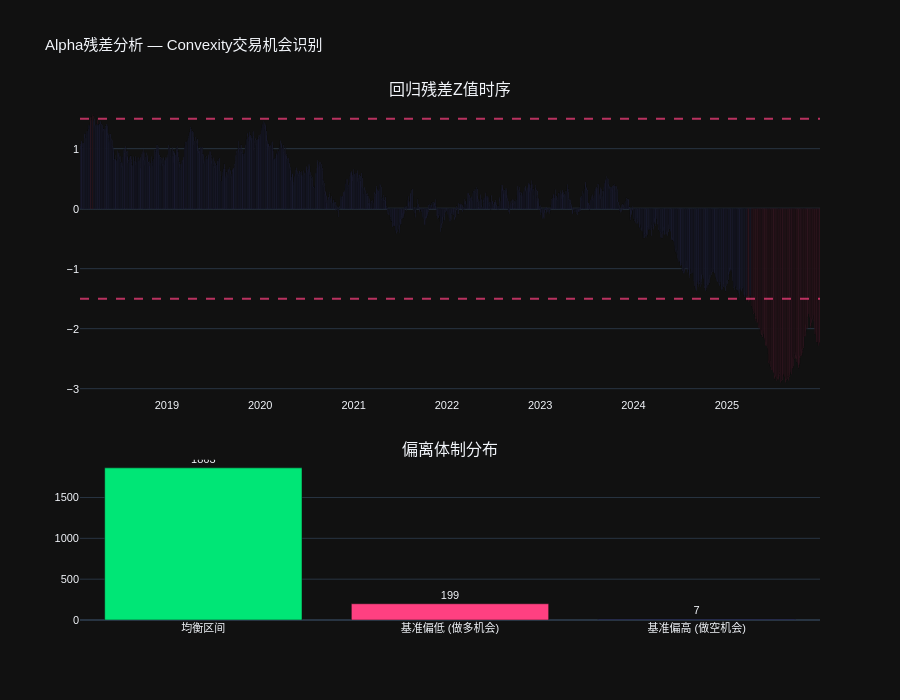

This figure's notebook cell:
### Code cell
# ============================================================================
# 3.4 残差分析与偏离体制识别 (Convexity交易信号)
# ============================================================================
divergence_regimes = validator.identify_divergence_regimes("IRS_1Y", zscore_threshold=1.5)

fig_resid = make_subplots(
    rows=2, cols=1,
    subplot_titles=("回归残差Z值时序", "偏离体制分布"),
    row_heights=[0.65, 0.35],
    vertical_spacing=0.12,
)

# 残差Z值
zvals = divergence_regimes["残差Z值"]
colors_z = ["#FF4081" if abs(z) > 1.5 else "#636EFA" for z in zvals]

fig_resid.add_trace(go.Bar(
    x=zvals.index, y=zvals.values,
    marker_color=colors_z,
    name="残差Z值",
    hovertemplate="%{x|%Y-%m-%d}<br>Z = %{y:.2f}<extra></extra>",
), row=1, col=1)

fig_resid.add_hline(y=1.5, line_dash="dash", line_color="#FF4081",
                     opacity=0.7, row=1, col=1)
fig_resid.add_hline(y=-1.5, line_dash="dash", line_color="#FF4081",
                     opacity=0.7, row=1, col=1)

# 偏离方向统计
regime_dist = divergence_regimes["偏离方向"].value_counts()
fig_resid.add_trace(go.Bar(
    x=regime_dist.index, y=regime_dist.values,
    marker_color=["#00E676", "#FF4081", "#636EFA"],
    text=regime_dist.values,
    textposition="outside",
    name="频次",
), row=2, col=1)

fig_resid.update_layout(
    title="Alpha残差分析 — Convexity交易机会识别",
    height=700,
    template=PLOTLY_TEMPLATE,
    showlegend=False,
    font=dict(family="SimHei, Arial", size=11),
)
fig_resid.show()

# 最近信号
recent_signals = divergence_regimes[
    divergence_regimes["偏离方向"] != "均衡区间"
].tail(10)
if len(recent_signals) > 0:
    print("\n最近10个偏离信号:")
    print(recent_signals.to_string())
else:
    print("\n当前无显著偏离信号")

### Figure 1 — Plotly figure (JSON) as saved in the notebook; plotly's stock layout.template omitted (floating-point values rounded to 4 significant figures; data arrays with more than 128 entries replaced by an {"elided": "..."} marker saying what was removed)
{"data": [{"hovertemplate": "%{x|%Y-%m-%d}<br>Z = %{y:.2f}<extra></extra>", "marker": {"color": {"elided": "2069 str values"}}, "name": "残差Z值", "type": "bar", "x": {"elided": "2069 str values"}, "xaxis": "x", "y": {"elided": "2069 float values"}, "yaxis": "y"}, {"marker": {"color": ["#00E676", "#FF4081", "#636EFA"]}, "name": "频次", "text": [1863.0, 199.0, 7.0], "textposition": "outside", "type": "bar", "x": ["均衡区间", "基准偏低 (做多机会)", "基准偏高 (做空机会)"], "xaxis": "x2", "y": [1863, 199, 7], "yaxis": "y2"}], "layout": {"annotations": [{"font": {"size": 16}, "showarrow": false, "text": "回归残差Z值时序", "x": 0.5, "xanchor": "center", "xref": "paper", "y": 1, "yanchor": "bottom", "yref": "paper"}, {"font": {"size": 16}, "showarrow": false, "text": "偏离体制分布", "x": 0.5, "xanchor": "center", "xref": "paper", "y": 0.308, "yanchor": "bottom", "yref": "paper"}], "font": {"family": "SimHei, Arial", "size": 11}, "height": 700, "shapes": [{"line": {"color": "#FF4081", "dash": "dash"}, "opacity": 0.7, "type": "line", "x0": 0, "x1": 1, "xref": "x domain", "y0": 1.5, "y1": 1.5, "yref": "y"}, {"line": {"color": "#FF4081", "dash": "dash"}, "opacity": 0.7, "type": "line", "x0": 0, "x1": 1, "xref": "x domain", "y0": -1.5, "y1": -1.5, "yref": "y"}], "showlegend": false, "title": {"text": "Alpha残差分析 — Convexity交易机会识别"}, "xaxis": {"anchor": "y", "domain": [0, 1]}, "xaxis2": {"anchor": "y2", "domain": [0, 1]}, "yaxis": {"anchor": "x", "domain": [0.428, 1]}, "yaxis2": {"anchor": "x2", "domain": [0, 0.308]}}}
